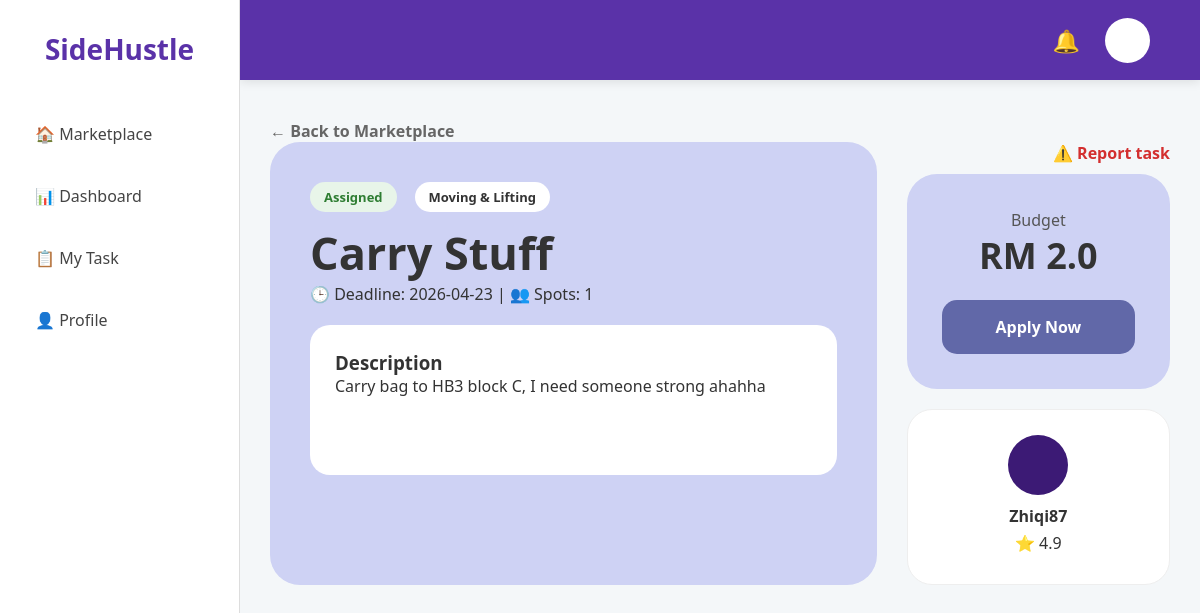
Page /task/1 (signed in) on the earlier database version.
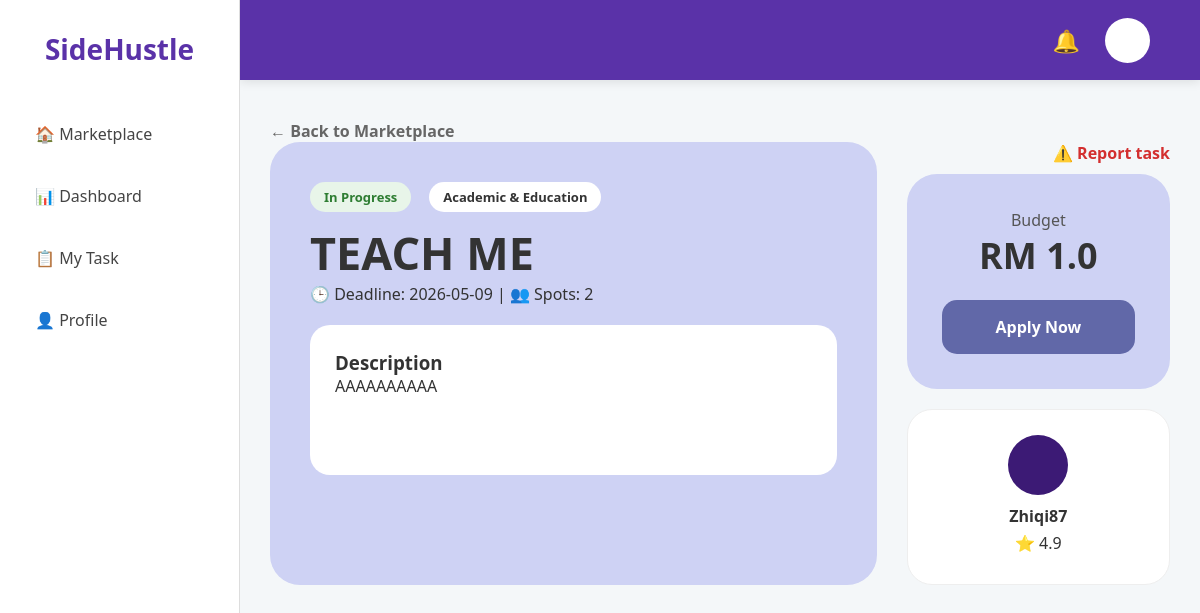
Same page on the later database version.
### app.py (models this page shows, shortened)
class Task(db.Model):
    id = db.Column(db.Integer, primary_key=True)
    title = db.Column(db.String(100), nullable=False)
    price = db.Column(db.Float, nullable=False)
    description = db.Column(db.Text, nullable=False)
    category = db.Column(db.String(50), nullable=False)
    status = db.Column(db.String(20), default='Available')
    user = db.Column(db.String(50), default='Ali')
    rating = db.Column(db.Float, default=4.9)
    urgent = db.Column(db.Boolean, default=False)
    deadline = db.Column(db.String(50))
    capacity = db.Column(db.Integer, default=1)
    tasker = db.Column(db.String(50)) # Stores the username of the person hired
    progress = db.Column(db.Integer, default=0) # Stores 0, 25, 50, 75, or 100

### app.py (the view)
@app.route('/task/<int:task_id>')
def task_detail(task_id):
    task = Task.query.get_or_404(task_id)
    return render_template('task_detail.html', task=task)

### app.py (called while the page is built)
@app.context_processor
def inject_notifications():
    if 'user_id' in session:
        current_user = User.query.get(session['user_id'])
        if current_user:
            user_notifications = Notification.query.filter_by(user_id=current_user.id).order_by(Notification.id.desc()).limit(5).all()
            return dict(notifications=user_notifications)
        else:
            session.pop('user_id', None)
    return dict(notifications=[])

### templates/task_detail.html (shortened to what this page needs)
<!DOCTYPE html>
<html>
<head>
    <link rel="stylesheet" href="{{ url_for('static', filename='style.css') }}">
</head>
<body>
        {% extends "base.html" %}
        {% block content %}
            <a href="{{ url_for('marketplace') }}" class="back-link">← Back to Marketplace</a>
            <div style="display: flex; gap: 30px;">
                <div style="flex: 2; background: #ced2f4; padding: 40px; border-radius: 30px;">
                    <div style="display: flex; gap: 10px; margin-bottom: 10px;">
                        <span class="tag available-tag">{{ task.status }}</span>
                        <span class="tag" style="background: white;">{{ task.category }}</span>
                    </div>
                    <h1 style="font-size: 45px; margin: 0;">{{ task.title }}</h1>
                    <p>🕒 Deadline: {{ task.deadline }} | 👥 Spots: {{ task.capacity }}</p>
                    <div style="background: white; padding: 25px; border-radius: 20px; margin-top: 20px; min-height: 150px;">
                        <h3>Description</h3>
                        <p>{{ task.description }}</p>
                    </div>
                </div>
                <div style="flex: 1;">
                    <p style="text-align: right; color: #d32f2f; font-weight: bold; cursor: pointer; margin-bottom: 10px;">⚠️ Report task</p>
                    <div class="side-card">
                        <p style="margin: 0; color: #555;">Budget</p>
                        <h2 style="font-size: 36px;">RM {{ task.price }}</h2>
                        <a href="{{ url_for('apply', task_id=task.id) }}" class="btn-primary" style="background: #6168a8;">Apply Now</a>
                    </div>
                    <div style="text-align: center; margin-top: 20px; background: white; padding: 25px; border-radius: 25px; border: 1px solid #eee;">
                        <div style="width: 60px; height: 60px; background: #3c1a75; border-radius: 50%; margin: 0 auto 10px;"></div>
                        <p style="margin: 0;"><strong>{{ task.user }}</strong></p>
                        <p style="margin: 5px 0;">⭐ {{ task.rating }}</p>
                    </div>
                </div>
                </div>
            </div>
        {% endblock %}

Differences in the rows shown:
changed Task "Zhiqi87": status "Assigned" → "In Progress"; category "Moving & Lifting" → "Academic & Education"; title "Carry Stuff" → "TEACH ME"; deadline "2026-04-23" → "2026-05-09"; capacity "1" → "2"; description "Carry bag to HB3 block C, I need someone strong ahahha" → "AAAAAAAAAA"; price "2.0" → "1.0"
